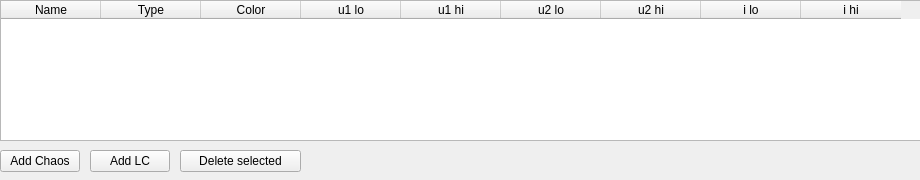
<?xml version="1.0" encoding="UTF-8"?>
<ui version="4.0">
 <class>TestInputWidget</class>
 <widget class="QWidget" name="TestInputWidget">
  <property name="geometry">
   <rect>
    <x>0</x>
    <y>0</y>
    <width>920</width>
    <height>180</height>
   </rect>
  </property>
  <property name="windowTitle">
   <string>Form</string>
  </property>
  <widget class="QTableWidget" name="table">
   <property name="geometry">
    <rect>
     <x>0</x>
     <y>0</y>
     <width>921</width>
     <height>141</height>
    </rect>
   </property>
   <column>
    <property name="text">
     <string>Name</string>
    </property>
   </column>
   <column>
    <property name="text">
     <string>Type</string>
    </property>
   </column>
   <column>
    <property name="text">
     <string>Color</string>
    </property>
   </column>
   <column>
    <property name="text">
     <string>u1 lo</string>
    </property>
   </column>
   <column>
    <property name="text">
     <string>u1 hi</string>
    </property>
   </column>
   <column>
    <property name="text">
     <string>u2 lo</string>
    </property>
   </column>
   <column>
    <property name="text">
     <string>u2 hi</string>
    </property>
   </column>
   <column>
    <property name="text">
     <string>i lo</string>
    </property>
   </column>
   <column>
    <property name="text">
     <string>i hi</string>
    </property>
   </column>
  </widget>
  <widget class="QPushButton" name="add_cha">
   <property name="geometry">
    <rect>
     <x>0</x>
     <y>150</y>
     <width>80</width>
     <height>22</height>
    </rect>
   </property>
   <property name="text">
    <string>Add Chaos</string>
   </property>
  </widget>
  <widget class="QPushButton" name="add_lc">
   <property name="geometry">
    <rect>
     <x>90</x>
     <y>150</y>
     <width>80</width>
     <height>22</height>
    </rect>
   </property>
   <property name="text">
    <string>Add LC</string>
   </property>
  </widget>
  <widget class="QPushButton" name="delete_selection">
   <property name="geometry">
    <rect>
     <x>180</x>
     <y>150</y>
     <width>121</width>
     <height>22</height>
    </rect>
   </property>
   <property name="text">
    <string>Delete selected</string>
   </property>
  </widget>
 </widget>
 <resources/>
 <connections/>
</ui>
